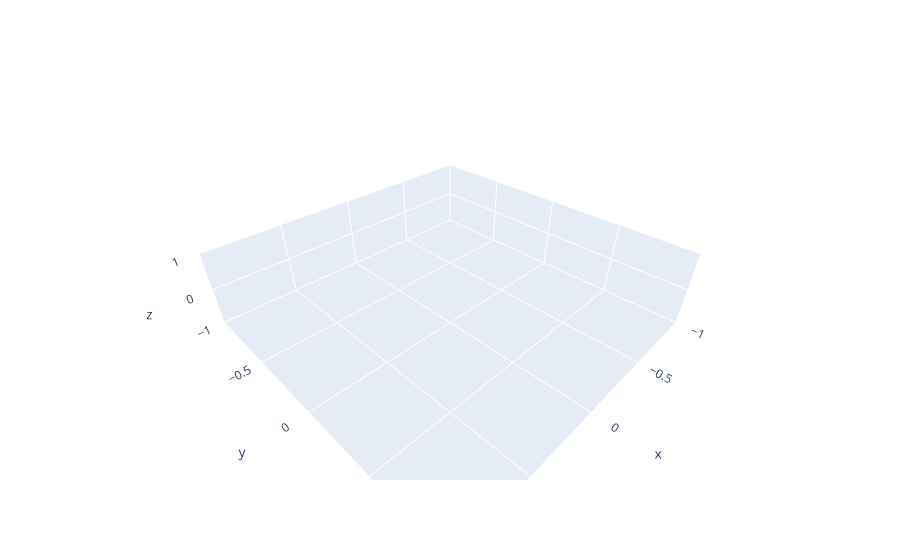

Here is the notebook cell this chart was saved with:
### Code cell
fig = go.Figure(go.Scatter3d(x=a1, y=a2, z = a3 ))
fig.show()

### Figure 1 — Plotly figure (JSON) as saved in the notebook; plotly's stock layout.template omitted (floating-point values rounded to 4 significant figures)
{"data": [{"type": "scatter3d", "x": [[0, 1, 2, 0], [0, -1, -2, 0]], "y": [[0, 2, 0, 0], [0, -2, 0, 0]], "z": [[0, 0, 1, 0], [0, 0, 1, 0]]}], "layout": {}}
